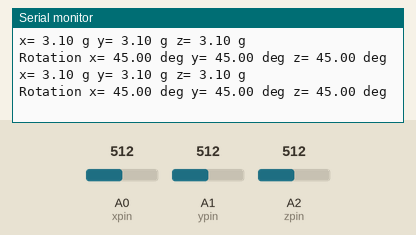
Simulated run of this sketch. Board: Arduino Uno, built with avr-gcc and run on an emulated ATmega328P. Parts: the last lines printed to the serial monitor. The test bench sets the inputs (shaded band); at power-on: A0 (xpin) = 512, A1 (ypin) = 512, A2 (zpin) = 512.

Above: at 1.8 s.
1.9 s: A0 (xpin) set to 716
At 2.9 s:
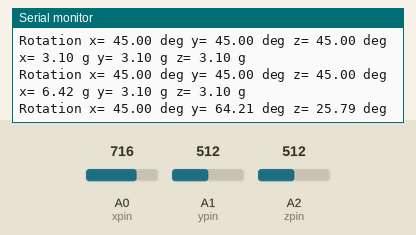
3.4 s: A1 (ypin) set to 716
At 4.7 s:
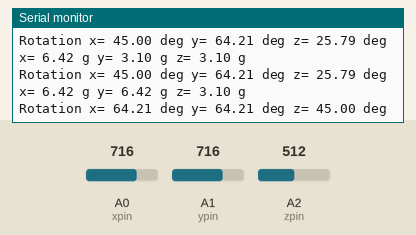
4.9 s: A2 (zpin) set to 716
At 5.9 s:
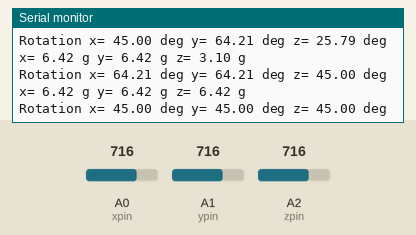
6.4 s: A0 (xpin) set to 900
At 7.7 s:
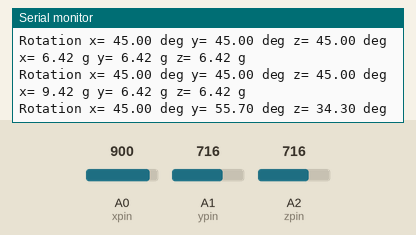
7.9 s: A1 (ypin) set to 900
At 8.9 s:
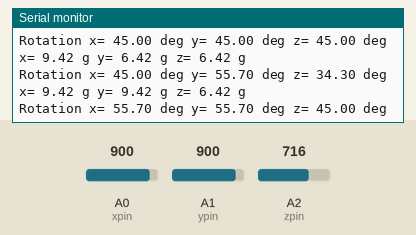
9.4 s: A2 (zpin) set to 900
At 11.0 s:
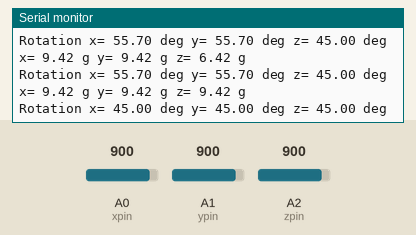
Timing chart, 0 to 11.9 s (numbered marks = the images above; inputs shaded):
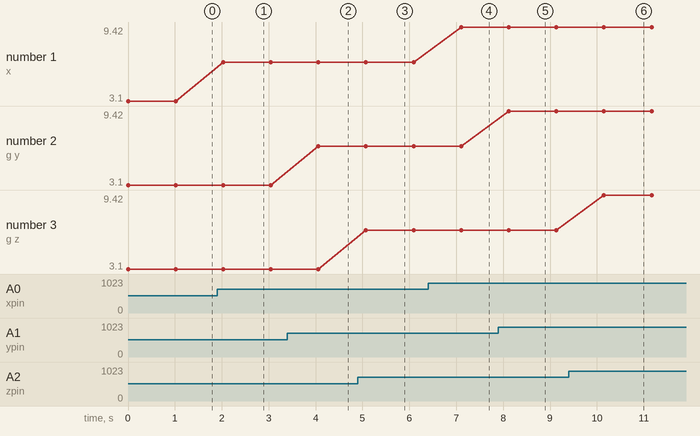

Measured:
- after the input at 1.9 s, the serial monitor: prints a new line after 0.13 s (image 1)
- after the input at 3.4 s, the serial monitor: prints a new line after 0.66 s (image 2)
- after the input at 4.9 s, the serial monitor: prints a new line after 0.18 s (image 3)
- after the input at 6.4 s, the serial monitor: prints a new line after 0.71 s (image 4)
- after the input at 7.9 s, the serial monitor: prints a new line after 0.22 s (image 5)
- after the input at 9.4 s, the serial monitor: prints a new line after 0.75 s (image 6)
- plotted number 1: 3.1 → 6.42 after the input at 1.9 s, 6.42 → 9.42 after the input at 6.4 s

The sketch:

angle_detection_accelerometer.ino
```cpp
// Simple angle meter using ADXL335 accelerometer
//from electronicsblog.net/
#define ADC_ref 5.0
#define zero_x 1.569
#define zero_y 1.569
#define zero_z 1.569
#define sensitivity_x 0.3
#define sensitivity_y 0.3
#define sensitivity_z 0.3
unsigned int value_x;
unsigned int value_y;
unsigned int value_z;
float xv;
float yv;
float zv;
float angle_x;
float angle_y;
float angle_z;
const int xpin = A0;                  // x-axis of the accelerometer
const int ypin = A1;                  // y-axis
const int zpin = A2;
void setup()   {

Serial.begin(9600);
pinMode(xpin, INPUT);
  pinMode(ypin, INPUT);
  pinMode(zpin, INPUT);
}
void loop() {
value_x = analogRead(xpin);
value_y = analogRead(ypin);
value_z = analogRead(zpin);
xv=(value_x/1024.0*ADC_ref-zero_x)/sensitivity_x;
Serial.print ("x= ");
Serial.print (xv);
Serial.print(" g ");
yv=(value_y/1024.0*ADC_ref-zero_y)/sensitivity_y;
Serial.print ("y= ");
Serial.print (yv);
Serial.print(" g ");
zv=(value_z/1024.0*ADC_ref-zero_z)/sensitivity_z;
Serial.print ("z= ");
Serial.print (zv);
Serial.print(" g ");
Serial.print("\n");
Serial.print("Rotation ");
Serial.print("x= ");
angle_x =atan2(-yv,-zv)*57.2957795+180;
Serial.print(angle_x);
Serial.print(" deg");
Serial.print(" ");
Serial.print("y= ");
angle_y =atan2(-xv,-zv)*57.2957795+180;
Serial.print(angle_y);
Serial.print(" deg");
Serial.print(" ");
Serial.print("z= ");
angle_z =atan2(-yv,-xv)*57.2957795+180;
Serial.print(angle_z);
Serial.print(" deg");
Serial.print("\n");
delay(500);
delay(500);
}
```
